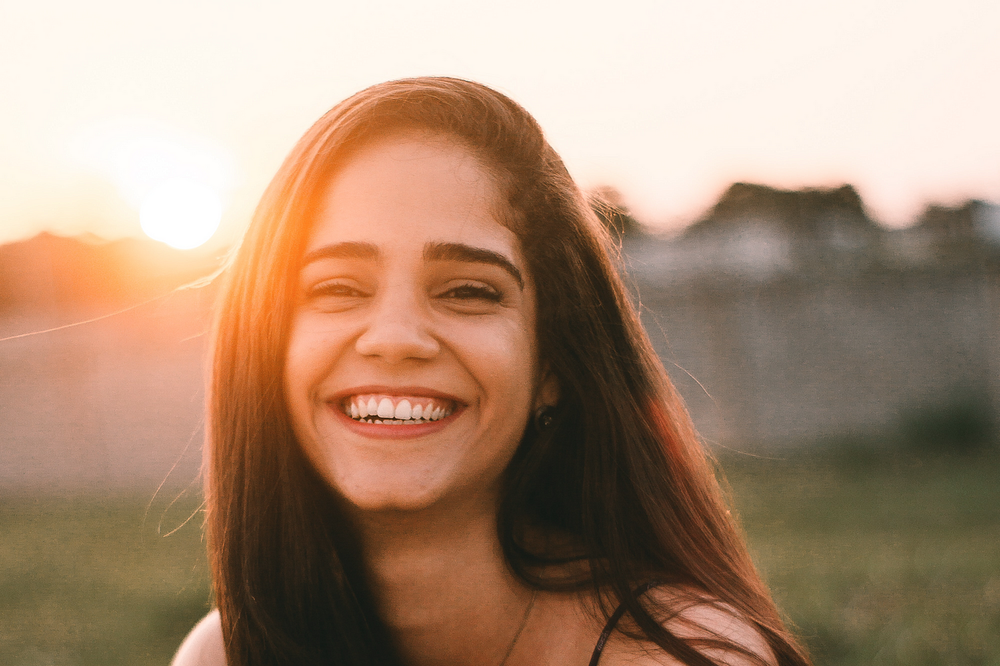
//> input picture classify/dataset/Happy/1HEoLBLidT2u4mhJ0oiDgig.png, 1000 x 666 px, shrunk from 1400 x 933 before the run
$ ./test   (built with g++ and OpenCV 4)
//> lines starting //> are read from the running program, lines starting //| are printed output that depends on the picture; after the words box and inside, x2 and y2 are one past the last pixel; in counts of white or black regions, pixels touching at a corner belong together
#include <opencv2/opencv.hpp>
#include <iostream>

int main() {
    cv::CascadeClassifier face_cascade;
    if (!face_cascade.load("haarcascade_frontalface_default.xml")) {
        std::cout << "Error al cargar el modelo Haar" << std::endl;
        return -1;
    }

    cv::Mat image = cv::imread("data/Happy/1HEoLBLidT2u4mhJ0oiDgig.png");
//> image is the input picture: 666 rows x 1000 cols, CV_8UC3; mean B, G, R 117.5, 140.3, 169.4
    cv::Mat gray;
    cv::cvtColor(image, gray, cv::COLOR_BGR2GRAY);
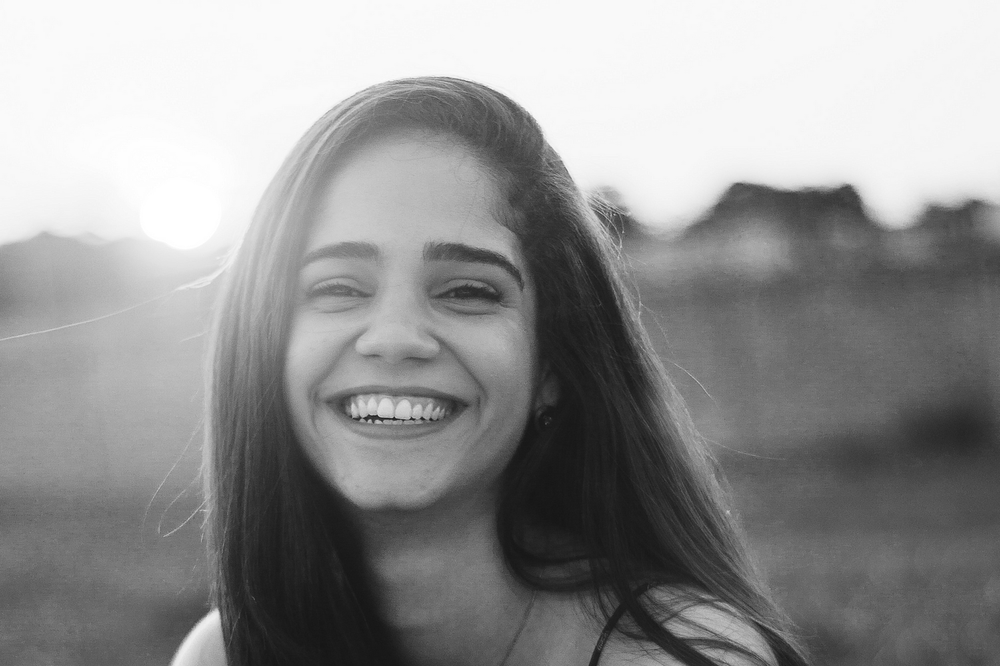
//> gray: 666 rows x 1000 cols, CV_8UC1; min 21, max 255, mean 146.4

    std::vector<cv::Rect> faces;
    face_cascade.detectMultiScale(gray, faces);
//> faces = 2 Rects (x, y, width, height): [632, 218, 73, 73], [239, 156, 329, 329]

    for (auto& face : faces) {
        cv::rectangle(image, face, cv::Scalar(255, 0, 0), 2);

        // Recortar el rostro
        cv::Mat face_img = gray(face).clone();

        // Mostrar
        cv::imshow("Rostro", face_img);
        cv::waitKey(0);
    }
//> this loop made 2 passes
//> pass 1, `cv::Mat face_img = gray(face).clone();`:
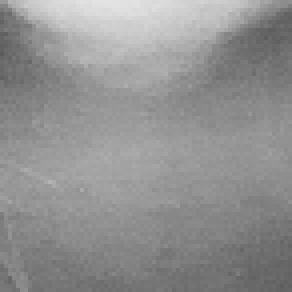
//> face_img: 73 rows x 73 cols, CV_8UC1 (shown 4 times larger); min 91, max 227, mean 145.3
//> pass 2, `cv::Mat face_img = gray(face).clone();`:
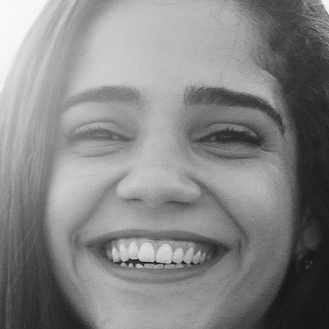
//> face_img: 329 rows x 329 cols, CV_8UC1; min 22, max 251, mean 133.3
//> after the loop:
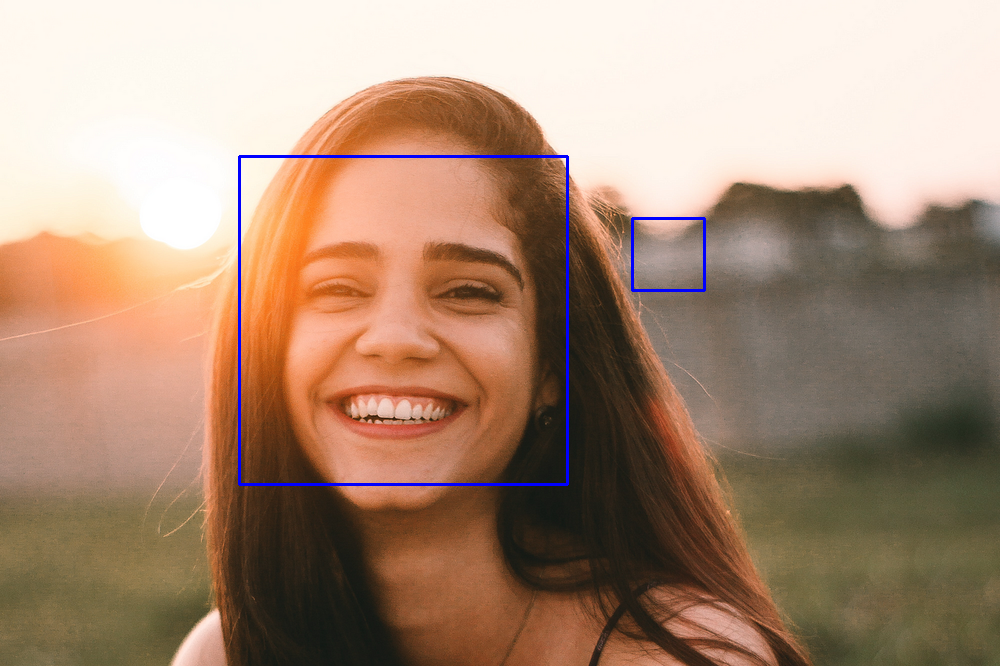
//> image: 666 rows x 1000 cols, CV_8UC3; 0.72% of pixels changed, all inside (x1, y1, x2, y2) = (238, 155, 706, 486)

    cv::imshow("Rostros", image);
    cv::waitKey(0);
    return 0;
}

$ run again, with classify/dataset/Happy/7-principles-of-successful-and-happy-people.png copied over classify/dataset/Happy/1HEoLBLidT2u4mhJ0oiDgig.png
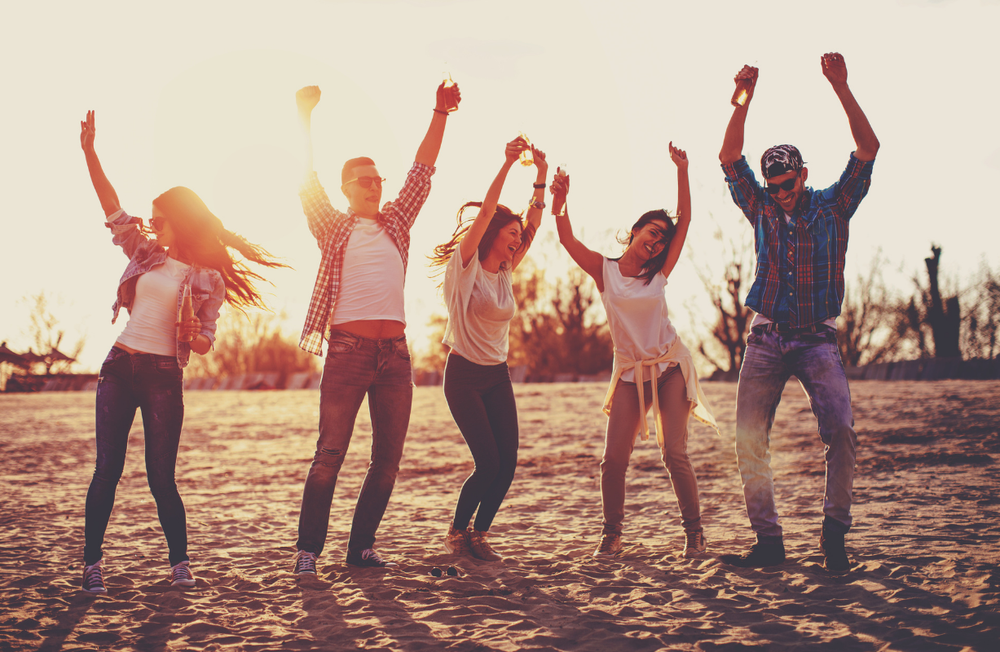
//> input picture classify/dataset/Happy/7-principles-of-successful-and-happy-people.png, 1000 x 652 px, shrunk from 1227 x 800 before the run
//> image is the input picture: 652 rows x 1000 cols, CV_8UC3; mean B, G, R 136.6, 149.3, 178.8
//> `cv::cvtColor(image, gray, cv::COLOR_BGR2GRAY);`:
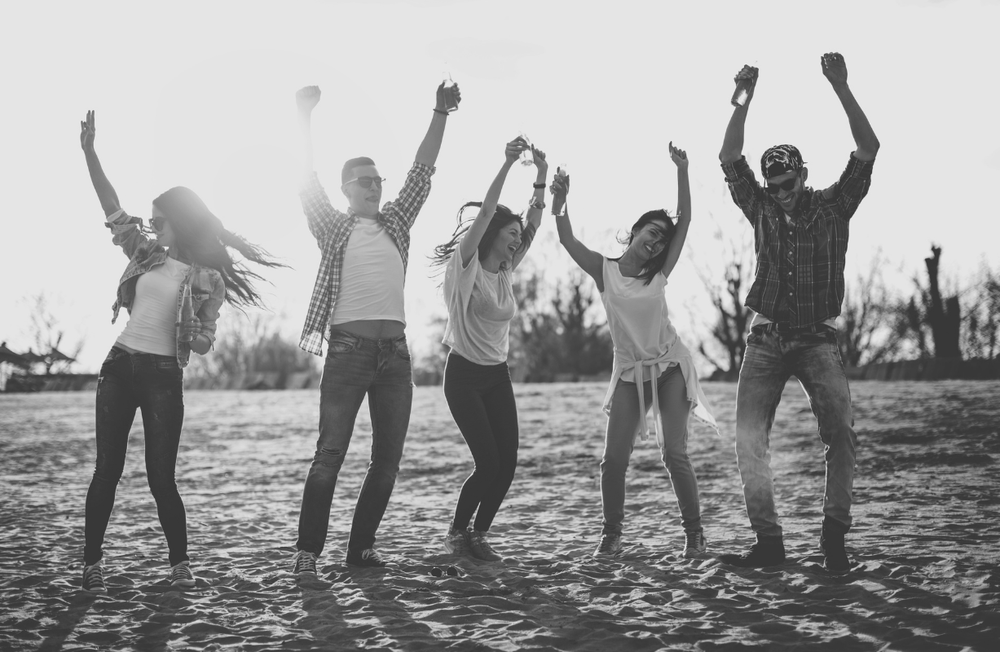
//> gray: 652 rows x 1000 cols, CV_8UC1; min 37, max 251, mean 156.7
//> faces = 5 Rects (x, y, width, height): [402, 300, 57, 57], [616, 481, 75, 75], [553, 225, 108, 108], [222, 387, 116, 116], [154, 294, 222, 222]
//> the loop `for (auto& face : faces)` made 5 passes
//> after the loop `for (auto& face : faces)`:
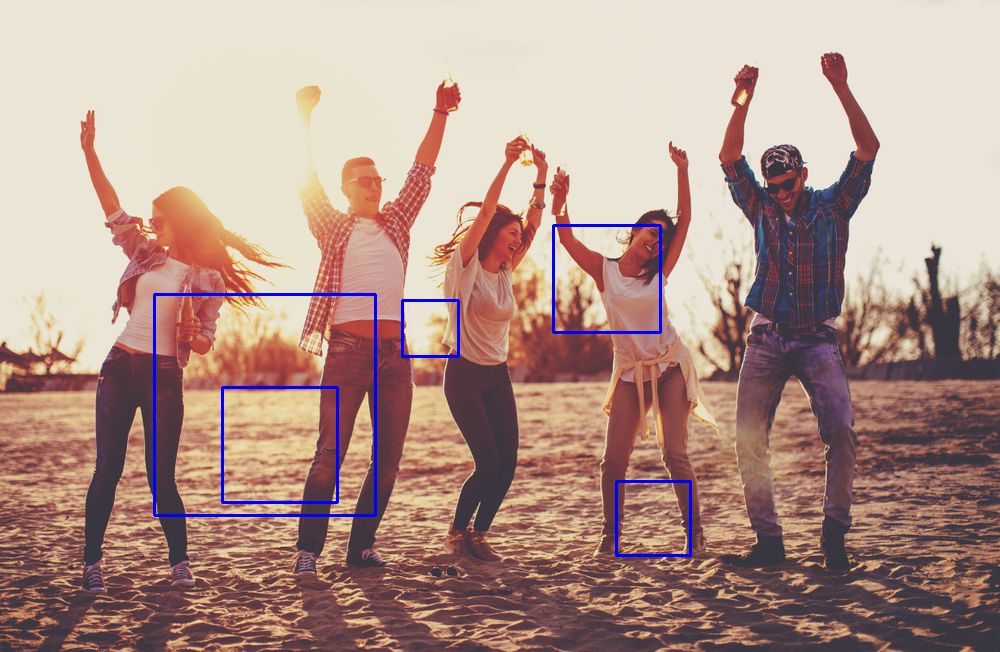
//> image: 652 rows x 1000 cols, CV_8UC3; 1.05% of pixels changed, all inside (x1, y1, x2, y2) = (153, 224, 692, 557)
